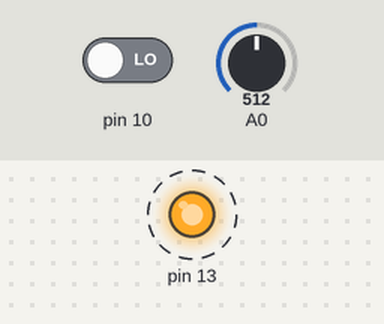
Simulated run of this sketch. Board: Arduino Uno, built with avr-gcc and run on an emulated ATmega328P. Parts: output pins drawn as LEDs (lit = HIGH). Dashed ring = blinking. The inputs (shaded band) are chosen by the test bench; at power-on: pin 10 LOW, A0 = 512. What the sketch prints to the serial monitor is not drawn.

Above: at 0.2 s.
Timing chart, 0 to 3.0 s (numbered marks = the images above):
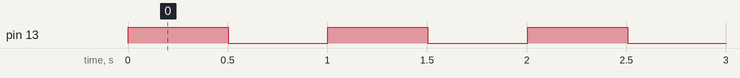

Measured:
- by itself, pin 13: alternates HIGH for 0.50 s and LOW for 0.50 s

The sketch:

S1.2_Keep_Track_of_Time.ino
```cpp
// All this Serial.print() will get tedious -- define some shortcuts
// These will make it easy to generate CSV data
// P(thing) expands to Serial.print(thing)
#define P Serial.print
// PCS(thing) expands to Serial.print(", ");Serial.print(thing)
#define PCS Serial.print(", ");Serial.print
// PCSL(thing) expands to Serial.print(", ");Serial.println(thing)
#define PCSL Serial.print(", ");Serial.println

unsigned long timeLast = 0;  // the last time we went through the loop, microseconds

void setup() {
  // put your setup code here, to run once:
  Serial.begin(115200);     // set the serial port speed
  P("\n\nRick's S1.2\n\n"); // worth printing out the name of the sketch to document
  P("Time [s], Pin 10, A0, Delta t [us]\n"); // provide headings to name the outputs
  pinMode(10,INPUT);
  pinMode(13,OUTPUT);
}

void loop() {
  // Keep time in microseconds as an unsigned long for best accuracy.
  unsigned long timeNow = micros();      // the time we started this loop, microseconds
  // unsigned long can hold 0,1,2,...,4294967295, about 4 billion, a little more than 71 minutes of us
  float timeNowS = timeNow / 1000000.;   // time now in seconds, float so it will have decimals
  // 32 bit floats have 6 or 7 significant figures and can reach +/- 3.4E38, so timeNowS is less precise
  unsigned long dt = timeNow - timeLast; // the time difference since last loop, microseconds
  // note that addition and subtraction wrap around for unsigned variables, so dt always works
  // 4294967295 + 1 = 0, 4294967295 + 2 = 1,...  0 - 4294967295 = 1, 3 - 4294967295 = 4, ...

  // get input and calculate values
  int d = digitalRead(10);            // 16 bit integer can hold -32768,...,-2,-1,0,1,2,..., 32767
  unsigned a = analogRead(A0);        // 16 bit unsigned can hold whole numbers 0,1,2,...,65535
  byte led = digitalRead(13);         // 8 bit byte can hold whole numbers 0,1,2,...,255

  if(led == 1) digitalWrite(13,0);
  else digitalWrite(13,1);

  P(timeNowS,3);           // Print out current status, to 3 places usually precise enough
  PCS(d);
  PCS(a);
  PCSL(dt);

  timeLast = timeNow;      // save the old value for next time through the loop

  // The only time to use delay is to slow down a sketch so you can see what is going on
  delay(500);   // delay() is bad -- drone crashes happen in split seconds!
}
```
